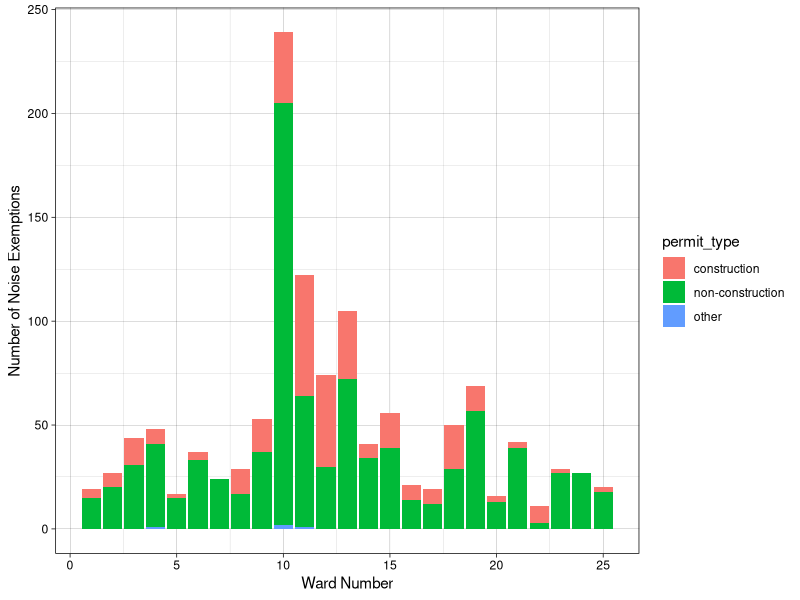

The R script that drew this image: (Note: this script raises an error after producing the figure.)
## ---- chunk 1
#| include: false
#| warning: false
#| message: false

library(tidyverse)
library(knitr)

# TODO: switch area from kms2 to 10kms2
# TODO: Add a table of contents
# TODO: adding planning table and graph sketches to other
# TODO add bibliography properly
# TODO: add a brief section in the intro talking about the different types of
# TODO: add section citations
# of permit
## ---- chunk 2
#| label: tbl-fulldatasample
#| tbl-cap: "Sample of Noise Exmption Dataset"
#| echo: false
#| warning: false
#| message: false


display_column_names <- c("Permit Type", "Ward Number", "Exemption Issue Year",
                          "Expected Permit End Year", 
                          "Ward Total Area (km squared)",
                          "Ward Total Population", "Ward Median Income (CAD)")

noise_exemp_ward_data_og <- read_csv(
  "../data/analysis_data/clean_noise_exemp_ward_data.csv")

noise_exemp_ward_data_og %>% 
  select(!id) %>% 
  head(1) %>% 
  kable(col.names = display_column_names)
## ---- chunk 3
#| label: fig-permityears
#| tbl-cap: "TODO"
#| tbl-sub: ["TODO", "TODO"]
#| layout-ncol: 2
#| echo: false
#| warning: false
#| message: false

noise_exemp_ward_data_og %>% group_by(issue_year) %>% 
  summarise(n = n_distinct(id)) %>% kable(
    col.names = c("Issue Year", "Number of Exemptions")
  )

noise_exemp_ward_data_og %>% group_by(expected_end_year) %>% 
  summarise(n = n_distinct(id)) %>% kable(
    col.names = c("Expected End Year", "Number of Exemptions")
  )



## ---- chunk 4
#| label: tbl-exemptioncategories
#| tbl-cap: "All Exemption Categories"
#| echo: false
#| warning: false
#| message: false

full_permit_type_table = noise_exemp_ward_data_og %>% group_by(permit_type) %>% 
  summarise(freq = n_distinct(id)) %>% 
  kable(col.names = c("Type", "Number of Permits"))

# Amplfied sound is for things like concerts or events

# Construction - self explanatory
# Continous pour (like pouring concerete, essentially like constructions)
# Large Carne (need carne to move things, similar to construction)
# Other sound - self explanatory

full_permit_type_table
## ---- chunk 5
#| label: tbl-relevantexemptioncategories
#| tbl-cap: "Relevant Exemption Categories"
#| echo: false
#| warning: false
#| message: false

# Will merge these into construction, non-construction, other
noise_exemp_ward_data = noise_exemp_ward_data_og %>% 
  mutate(permit_type = case_when(
    str_detect(permit_type, "amplified") ~ "non-construction",
    str_detect(permit_type, "(construction|continuous|crane)") ~ "construction",
    str_detect(permit_type, "other") ~ "other",
    TRUE ~ "other"
  ))


construction_permit_type_table = noise_exemp_ward_data %>% 
  group_by(permit_type) %>% 
  summarise(freq = n_distinct(id)) %>% 
  kable(col.names = c("Type", "Number of Permits"))

construction_permit_type_table


## ---- chunk 6
#| label: fig-wardtotalexemptions
#| fig-cap: "Noise Exemptions by Ward"
#| echo: false
#| warning: false
#| message: false

ward_exemptions_bar <- noise_exemp_ward_data %>% 
  ggplot(aes(x = ward, fill = permit_type)) +
  geom_bar() +
  theme_linedraw() +
  labs(x = "Ward Number", y = "Number of Noise Exemptions")

# TODO: add summary statistics for this graph

ward_exemptions_bar
## ---- chunk 7
#| label: tbl-wardexemptionssummary
#| tab-cap: "Noise Exemptions Summary And Outliers"
#| tbl-subcap: ["Summary", "Outliers"]
#| layout-ncol: 2
#| echo: false
#| warning: false
#| message: false

# ward, number of occurrences
ward_exemptions <- noise_exemp_ward_data %>% 
  select(ward, id, permit_type) %>% 
  group_by(ward) %>% 
  summarise(exemptions = n_distinct(id),
            construction_exemptions = sum(permit_type == "construction"),
            non_construction_exemptions = 
              sum(permit_type == "non-construction"),
            other_exemptions = sum(permit_type == "other"))

five_number_summary <- ward_exemptions %>%
  summarise(
    min = min(exemptions),
    Q1 = quantile(exemptions, 0.25),
    median = median(exemptions),
    Q3 = quantile(exemptions, 0.75),
    max = max(exemptions),
    IQR = IQR(exemptions)
  )

# calculate outliers
# TODO: add titles
ward_exemption_outliers <- ward_exemptions %>% filter(
  exemptions < five_number_summary$Q1 - 1.5*five_number_summary$IQR |
    exemptions > five_number_summary$Q3 + five_number_summary$IQR) %>% 
  select(ward, exemptions)

five_number_summary %>% kable()
ward_exemption_outliers %>% kable()
## ---- chunk 8
#| label: fig-wardtotalexemptionsscatterplots
#| fig-cap: "Noise Exemptions by Ward"
#| fig-subcap: ["TODO", "TODO", "TODO"]
#| layout-ncol: 3
#| echo: false
#| warning: false
#| message: false

# TODO: change this so that the general num_exemptions graph is
# in it's own code black and the sub groups have a layout-ncol-2

correlation_data <- noise_exemp_ward_data %>%
  group_by(ward, ward_median_income, ward_area_km2, 
           ward_population) %>% 
  summarise(
    num_exemptions = n_distinct(id),
    construction_exemptions = sum(permit_type == "construction"),
    non_construction_exemptions = sum(permit_type == "non-construction"),
    other_exemptions = sum(permit_type == "other")
  )

income_num_exemption <- correlation_data %>% 
  ggplot(aes(ward_median_income, num_exemptions)) +
  geom_point(alpha = 0.7) +
  theme_linedraw() +
  labs(x = "Median Income", y = "Number of Exemptions") + 
  geom_text(aes(label = ward), vjust = 1.5, hjust = 0.5, size = 2)

income_nonconstruction_exemptions <- correlation_data %>% 
  ggplot(aes(ward_median_income, non_construction_exemptions)) +
  geom_point(alpha = 0.7) +
  theme_linedraw() +
  labs(x = "Median Income", y = "Number of Non-construction Exemptions") + 
  geom_text(aes(label = ward), vjust = 1.5, hjust = 0.5, size = 2)

income_construction_exemptions <- correlation_data %>% 
  ggplot(aes(ward_median_income, construction_exemptions)) +
  geom_point(alpha = 0.7) +
  theme_linedraw() +
  labs(x = "Median Income", y = "Number of Construction Exemptions") + 
  geom_text(aes(label = ward), vjust = 1.5, hjust = 0.5, size = 2)


income_num_exemption
income_nonconstruction_exemptions
income_construction_exemptions


# keep in mind that relationship looks weaker after potetnial outlier point
# removed

# TODO: ADD a section about these graphs even after they have been removed
## ---- chunk 9
#| label: fig-confoudingplots
#| fig-cap: "Ward Population impact on Medium Impact"
#| fig-subcap: ["TODO", "TODO"]
#| layout-ncol: 2
#| echo: false
#| warning: false
#| message: false


pop_exemptions = correlation_data %>% ggplot(aes(ward_population, num_exemptions)) +
  geom_point(alpha = 0.7) +
  theme_linedraw() +
  labs(y = "Exemptions", x = "Population") + 
  geom_text(aes(label = ward), vjust = 1.5, hjust = 0.5, size = 2)


correlation_data_confound <- noise_exemp_ward_data %>% 
  select(ward, ward_area_km2, ward_population, ward_median_income)

ward_income_pop <- correlation_data_confound %>% 
  ggplot(aes(ward_population, ward_median_income)) +
  geom_point(alpha = 0.7) +
  theme_linedraw() +
  labs(y = "Median Income", x = "Population") + 
  geom_text(aes(label = ward), vjust = 1.5, hjust = 0.5, size = 2)

# ward_income_area <- correlation_data %>% 
#   ggplot(aes(ward_area_km2, ward_median_income)) +
#   geom_point(alpha = 0.7) +
#   theme_linedraw() +
#   labs(y = "Median Income", x = "ward area (kms squared)") + 
#   geom_text(aes(label = ward), vjust = 1.5, hjust = 0.5, size = 2)


ward_income_pop
pop_exemptions
# ward_income_area

